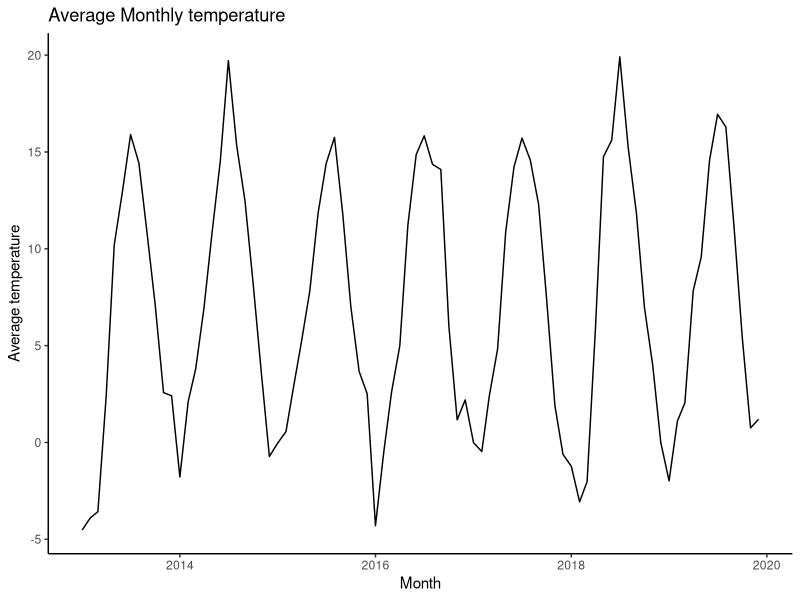
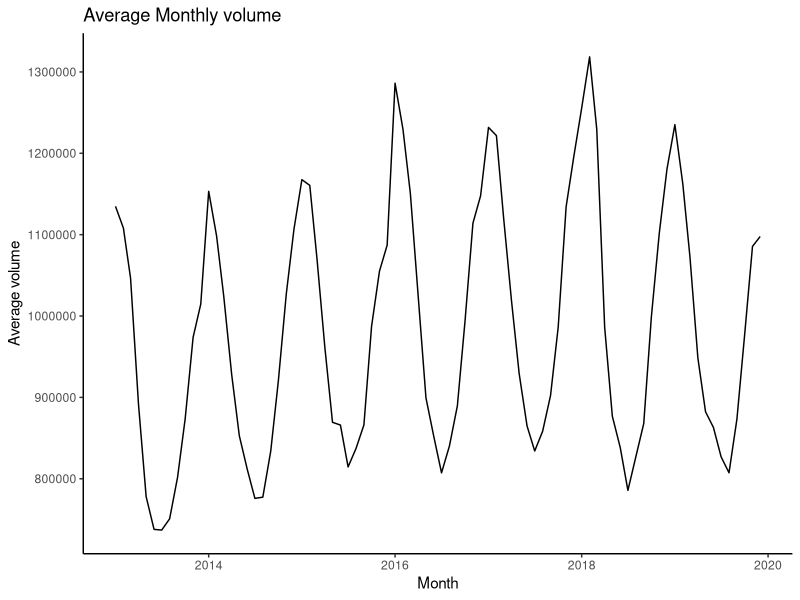

Recreate these plots in R, in order.
## ---- chunk 1
# Loading required packages.
library(tidyverse)  # loads ggplot2, dplyr, readr
library(lubridate)  # for date/time manipulation

## ---- chunk 2
# Loading in the data
df <- read_csv("elmarket_13_19.csv")
## ---- chunk 3
# Creating a function that plots the average monthly data of a specified variable.
plot_avg_monthly <- function(data, variable) {
  
  # Check if the specified variable is valid
  if (variable %in% names(data)) {
    
    # Extract year and month, calculate the average per month
    avg_data <- data %>%
      mutate(year_month = floor_date(date, "month")) %>%
      group_by(year_month) %>%
      summarise(avg_var = mean(get(variable), na.rm = TRUE))
    
    # Plot
    p <- ggplot(avg_data, aes(x = year_month, y = avg_var)) +
      geom_line() +
      labs(y = paste("Average", variable),
           x = "Month",
           title = paste("Average Monthly", variable)) +
      theme_classic()
    return(p)
    
  # If the specified variable is invalid  
  } else {
    stop("Invalid variable name. Choose a variable present in the data frame.")
  }
}

# List of variables that we want to visualize monthly data
variable_list <- c("volume", "temperature", "price", "wind_production")

# Initialized list to store the plot objects
plot_list <- list()

# Looping through the variable list and applying the plot function for each variable
for (i in variable_list) {
  p <- plot_avg_monthly(data = df, variable = i)  # calling the monthly plot function
  plot_list[[i]] <- p                             # storing the plot in a list making it accessible later                 
}
## ---- chunk 4
# Plot monthly average temperature
plot_list$temperature
## ---- chunk 5
# Plot monthly average volume
plot_list$volume
